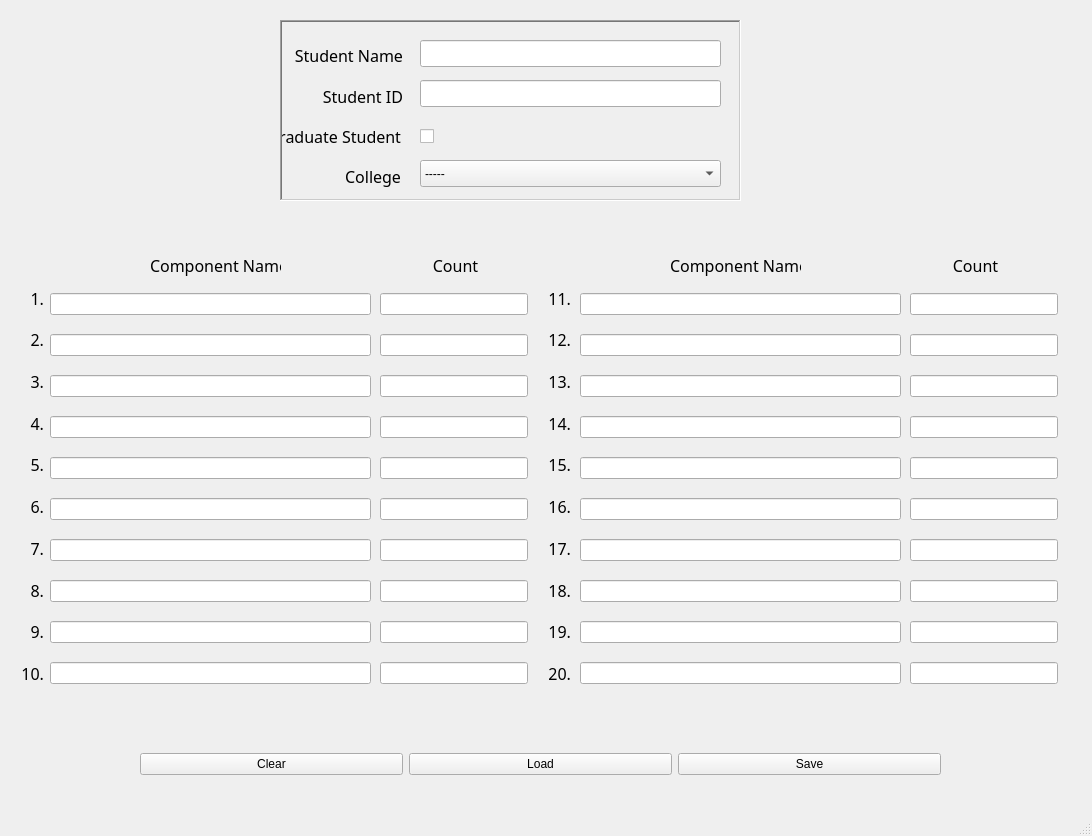
<?xml version="1.0" encoding="UTF-8"?>
<ui version="4.0">
 <class>MainWindow</class>
 <widget class="QMainWindow" name="MainWindow">
  <property name="geometry">
   <rect>
    <x>0</x>
    <y>0</y>
    <width>1092</width>
    <height>836</height>
   </rect>
  </property>
  <property name="windowTitle">
   <string>MainWindow</string>
  </property>
  <widget class="QWidget" name="centralwidget">
   <widget class="QLabel" name="lblStudentName">
    <property name="geometry">
     <rect>
      <x>290</x>
      <y>40</y>
      <width>113</width>
      <height>31</height>
     </rect>
    </property>
    <property name="font">
     <font>
      <family>CM Sans Cyrillic</family>
      <pointsize>12</pointsize>
     </font>
    </property>
    <property name="text">
     <string>Student Name</string>
    </property>
    <property name="scaledContents">
     <bool>false</bool>
    </property>
    <property name="alignment">
     <set>Qt::AlignRight|Qt::AlignTrailing|Qt::AlignVCenter</set>
    </property>
   </widget>
   <widget class="QLabel" name="lblGraduate">
    <property name="geometry">
     <rect>
      <x>280</x>
      <y>120</y>
      <width>121</width>
      <height>33</height>
     </rect>
    </property>
    <property name="font">
     <font>
      <family>CM Sans Cyrillic</family>
      <pointsize>12</pointsize>
     </font>
    </property>
    <property name="text">
     <string>Graduate Student</string>
    </property>
    <property name="scaledContents">
     <bool>false</bool>
    </property>
    <property name="alignment">
     <set>Qt::AlignRight|Qt::AlignTrailing|Qt::AlignVCenter</set>
    </property>
   </widget>
   <widget class="QLabel" name="lblStudentID">
    <property name="geometry">
     <rect>
      <x>290</x>
      <y>80</y>
      <width>113</width>
      <height>33</height>
     </rect>
    </property>
    <property name="font">
     <font>
      <family>CM Sans Cyrillic</family>
      <pointsize>12</pointsize>
     </font>
    </property>
    <property name="text">
     <string>Student ID</string>
    </property>
    <property name="scaledContents">
     <bool>false</bool>
    </property>
    <property name="alignment">
     <set>Qt::AlignRight|Qt::AlignTrailing|Qt::AlignVCenter</set>
    </property>
   </widget>
   <widget class="QLabel" name="lblCollege">
    <property name="geometry">
     <rect>
      <x>280</x>
      <y>160</y>
      <width>121</width>
      <height>33</height>
     </rect>
    </property>
    <property name="font">
     <font>
      <family>CM Sans Cyrillic</family>
      <pointsize>12</pointsize>
     </font>
    </property>
    <property name="text">
     <string>College</string>
    </property>
    <property name="scaledContents">
     <bool>false</bool>
    </property>
    <property name="alignment">
     <set>Qt::AlignRight|Qt::AlignTrailing|Qt::AlignVCenter</set>
    </property>
   </widget>
   <widget class="QFrame" name="frmDemographics">
    <property name="geometry">
     <rect>
      <x>280</x>
      <y>20</y>
      <width>461</width>
      <height>181</height>
     </rect>
    </property>
    <property name="frameShape">
     <enum>QFrame::WinPanel</enum>
    </property>
    <property name="frameShadow">
     <enum>QFrame::Sunken</enum>
    </property>
   </widget>
   <widget class="QLineEdit" name="txtStudentName">
    <property name="geometry">
     <rect>
      <x>420</x>
      <y>40</y>
      <width>301</width>
      <height>27</height>
     </rect>
    </property>
   </widget>
   <widget class="QLineEdit" name="txtStudentID">
    <property name="geometry">
     <rect>
      <x>420</x>
      <y>80</y>
      <width>301</width>
      <height>27</height>
     </rect>
    </property>
   </widget>
   <widget class="QCheckBox" name="chkGraduate">
    <property name="geometry">
     <rect>
      <x>420</x>
      <y>121</y>
      <width>93</width>
      <height>31</height>
     </rect>
    </property>
    <property name="text">
     <string/>
    </property>
   </widget>
   <widget class="QComboBox" name="cboCollege">
    <property name="geometry">
     <rect>
      <x>420</x>
      <y>160</y>
      <width>301</width>
      <height>27</height>
     </rect>
    </property>
    <property name="currentIndex">
     <number>0</number>
    </property>
    <item>
     <property name="text">
      <string>-----</string>
     </property>
    </item>
    <item>
     <property name="text">
      <string>Aerospace Engineering</string>
     </property>
    </item>
    <item>
     <property name="text">
      <string>Civil Engineering</string>
     </property>
    </item>
    <item>
     <property name="text">
      <string>Computer Engineering</string>
     </property>
    </item>
    <item>
     <property name="text">
      <string>Electrical Engineering</string>
     </property>
    </item>
    <item>
     <property name="text">
      <string>Industrial Engineering</string>
     </property>
    </item>
    <item>
     <property name="text">
      <string>Mechanical Engineering</string>
     </property>
    </item>
   </widget>
   <widget class="QLabel" name="lblComponentName">
    <property name="geometry">
     <rect>
      <x>150</x>
      <y>250</y>
      <width>131</width>
      <height>31</height>
     </rect>
    </property>
    <property name="font">
     <font>
      <family>CM Sans Cyrillic</family>
      <pointsize>12</pointsize>
     </font>
    </property>
    <property name="text">
     <string>Component Name</string>
    </property>
    <property name="scaledContents">
     <bool>false</bool>
    </property>
    <property name="alignment">
     <set>Qt::AlignLeading|Qt::AlignLeft|Qt::AlignVCenter</set>
    </property>
   </widget>
   <widget class="QLabel" name="lblCount">
    <property name="geometry">
     <rect>
      <x>390</x>
      <y>250</y>
      <width>131</width>
      <height>31</height>
     </rect>
    </property>
    <property name="font">
     <font>
      <family>CM Sans Cyrillic</family>
      <pointsize>12</pointsize>
     </font>
    </property>
    <property name="text">
     <string>Count</string>
    </property>
    <property name="scaledContents">
     <bool>false</bool>
    </property>
    <property name="alignment">
     <set>Qt::AlignCenter</set>
    </property>
   </widget>
   <widget class="QLabel" name="lblCount_2">
    <property name="geometry">
     <rect>
      <x>910</x>
      <y>250</y>
      <width>131</width>
      <height>31</height>
     </rect>
    </property>
    <property name="font">
     <font>
      <family>CM Sans Cyrillic</family>
      <pointsize>12</pointsize>
     </font>
    </property>
    <property name="text">
     <string>Count</string>
    </property>
    <property name="scaledContents">
     <bool>false</bool>
    </property>
    <property name="alignment">
     <set>Qt::AlignCenter</set>
    </property>
   </widget>
   <widget class="QLabel" name="lblComponentName_2">
    <property name="geometry">
     <rect>
      <x>670</x>
      <y>250</y>
      <width>131</width>
      <height>31</height>
     </rect>
    </property>
    <property name="font">
     <font>
      <family>CM Sans Cyrillic</family>
      <pointsize>12</pointsize>
     </font>
    </property>
    <property name="text">
     <string>Component Name</string>
    </property>
    <property name="scaledContents">
     <bool>false</bool>
    </property>
    <property name="alignment">
     <set>Qt::AlignLeading|Qt::AlignLeft|Qt::AlignVCenter</set>
    </property>
   </widget>
   <widget class="QWidget" name="layoutWidget">
    <property name="geometry">
     <rect>
      <x>530</x>
      <y>280</y>
      <width>41</width>
      <height>411</height>
     </rect>
    </property>
    <layout class="QVBoxLayout" name="verticalLayout_6">
     <item>
      <widget class="QLabel" name="lblIndex_11">
       <property name="font">
        <font>
         <family>CM Sans Cyrillic</family>
         <pointsize>12</pointsize>
        </font>
       </property>
       <property name="text">
        <string>11.</string>
       </property>
       <property name="scaledContents">
        <bool>false</bool>
       </property>
       <property name="alignment">
        <set>Qt::AlignRight|Qt::AlignTrailing|Qt::AlignVCenter</set>
       </property>
      </widget>
     </item>
     <item>
      <widget class="QLabel" name="lblIndex_12">
       <property name="font">
        <font>
         <family>CM Sans Cyrillic</family>
         <pointsize>12</pointsize>
        </font>
       </property>
       <property name="text">
        <string>12.</string>
       </property>
       <property name="scaledContents">
        <bool>false</bool>
       </property>
       <property name="alignment">
        <set>Qt::AlignRight|Qt::AlignTrailing|Qt::AlignVCenter</set>
       </property>
      </widget>
     </item>
     <item>
      <widget class="QLabel" name="lblIndex_13">
       <property name="font">
        <font>
         <family>CM Sans Cyrillic</family>
         <pointsize>12</pointsize>
        </font>
       </property>
       <property name="text">
        <string>13.</string>
       </property>
       <property name="scaledContents">
        <bool>false</bool>
       </property>
       <property name="alignment">
        <set>Qt::AlignRight|Qt::AlignTrailing|Qt::AlignVCenter</set>
       </property>
      </widget>
     </item>
     <item>
      <widget class="QLabel" name="lblIndex_14">
       <property name="font">
        <font>
         <family>CM Sans Cyrillic</family>
         <pointsize>12</pointsize>
        </font>
       </property>
       <property name="text">
        <string>14.</string>
       </property>
       <property name="scaledContents">
        <bool>false</bool>
       </property>
       <property name="alignment">
        <set>Qt::AlignRight|Qt::AlignTrailing|Qt::AlignVCenter</set>
       </property>
      </widget>
     </item>
     <item>
      <widget class="QLabel" name="lblIndex_15">
       <property name="font">
        <font>
         <family>CM Sans Cyrillic</family>
         <pointsize>12</pointsize>
        </font>
       </property>
       <property name="text">
        <string>15.</string>
       </property>
       <property name="scaledContents">
        <bool>false</bool>
       </property>
       <property name="alignment">
        <set>Qt::AlignRight|Qt::AlignTrailing|Qt::AlignVCenter</set>
       </property>
      </widget>
     </item>
     <item>
      <widget class="QLabel" name="lblIndex_16">
       <property name="font">
        <font>
         <family>CM Sans Cyrillic</family>
         <pointsize>12</pointsize>
        </font>
       </property>
       <property name="text">
        <string>16.</string>
       </property>
       <property name="scaledContents">
        <bool>false</bool>
       </property>
       <property name="alignment">
        <set>Qt::AlignRight|Qt::AlignTrailing|Qt::AlignVCenter</set>
       </property>
      </widget>
     </item>
     <item>
      <widget class="QLabel" name="lblIndex_17">
       <property name="font">
        <font>
         <family>CM Sans Cyrillic</family>
         <pointsize>12</pointsize>
        </font>
       </property>
       <property name="text">
        <string>17.</string>
       </property>
       <property name="scaledContents">
        <bool>false</bool>
       </property>
       <property name="alignment">
        <set>Qt::AlignRight|Qt::AlignTrailing|Qt::AlignVCenter</set>
       </property>
      </widget>
     </item>
     <item>
      <widget class="QLabel" name="lblIndex_18">
       <property name="font">
        <font>
         <family>CM Sans Cyrillic</family>
         <pointsize>12</pointsize>
        </font>
       </property>
       <property name="text">
        <string>18.</string>
       </property>
       <property name="scaledContents">
        <bool>false</bool>
       </property>
       <property name="alignment">
        <set>Qt::AlignRight|Qt::AlignTrailing|Qt::AlignVCenter</set>
       </property>
      </widget>
     </item>
     <item>
      <widget class="QLabel" name="lblIndex_19">
       <property name="font">
        <font>
         <family>CM Sans Cyrillic</family>
         <pointsize>12</pointsize>
        </font>
       </property>
       <property name="text">
        <string>19.</string>
       </property>
       <property name="scaledContents">
        <bool>false</bool>
       </property>
       <property name="alignment">
        <set>Qt::AlignRight|Qt::AlignTrailing|Qt::AlignVCenter</set>
       </property>
      </widget>
     </item>
     <item>
      <widget class="QLabel" name="lblIndex_20">
       <property name="font">
        <font>
         <family>CM Sans Cyrillic</family>
         <pointsize>12</pointsize>
        </font>
       </property>
       <property name="text">
        <string>20.</string>
       </property>
       <property name="scaledContents">
        <bool>false</bool>
       </property>
       <property name="alignment">
        <set>Qt::AlignRight|Qt::AlignTrailing|Qt::AlignVCenter</set>
       </property>
      </widget>
     </item>
    </layout>
   </widget>
   <widget class="QWidget" name="layoutWidget">
    <property name="geometry">
     <rect>
      <x>3</x>
      <y>280</y>
      <width>41</width>
      <height>411</height>
     </rect>
    </property>
    <layout class="QVBoxLayout" name="verticalLayout_5">
     <item>
      <widget class="QLabel" name="lblIndex">
       <property name="font">
        <font>
         <family>CM Sans Cyrillic</family>
         <pointsize>12</pointsize>
        </font>
       </property>
       <property name="text">
        <string>1.</string>
       </property>
       <property name="scaledContents">
        <bool>false</bool>
       </property>
       <property name="alignment">
        <set>Qt::AlignRight|Qt::AlignTrailing|Qt::AlignVCenter</set>
       </property>
      </widget>
     </item>
     <item>
      <widget class="QLabel" name="lblIndex_2">
       <property name="font">
        <font>
         <family>CM Sans Cyrillic</family>
         <pointsize>12</pointsize>
        </font>
       </property>
       <property name="text">
        <string>2.</string>
       </property>
       <property name="scaledContents">
        <bool>false</bool>
       </property>
       <property name="alignment">
        <set>Qt::AlignRight|Qt::AlignTrailing|Qt::AlignVCenter</set>
       </property>
      </widget>
     </item>
     <item>
      <widget class="QLabel" name="lblIndex_3">
       <property name="font">
        <font>
         <family>CM Sans Cyrillic</family>
         <pointsize>12</pointsize>
        </font>
       </property>
       <property name="text">
        <string>3.</string>
       </property>
       <property name="scaledContents">
        <bool>false</bool>
       </property>
       <property name="alignment">
        <set>Qt::AlignRight|Qt::AlignTrailing|Qt::AlignVCenter</set>
       </property>
      </widget>
     </item>
     <item>
      <widget class="QLabel" name="lblIndex_4">
       <property name="font">
        <font>
         <family>CM Sans Cyrillic</family>
         <pointsize>12</pointsize>
        </font>
       </property>
       <property name="text">
        <string>4.</string>
       </property>
       <property name="scaledContents">
        <bool>false</bool>
       </property>
       <property name="alignment">
        <set>Qt::AlignRight|Qt::AlignTrailing|Qt::AlignVCenter</set>
       </property>
      </widget>
     </item>
     <item>
      <widget class="QLabel" name="lblIndex_5">
       <property name="font">
        <font>
         <family>CM Sans Cyrillic</family>
         <pointsize>12</pointsize>
        </font>
       </property>
       <property name="text">
        <string>5.</string>
       </property>
       <property name="scaledContents">
        <bool>false</bool>
       </property>
       <property name="alignment">
        <set>Qt::AlignRight|Qt::AlignTrailing|Qt::AlignVCenter</set>
       </property>
      </widget>
     </item>
     <item>
      <widget class="QLabel" name="lblIndex_6">
       <property name="font">
        <font>
         <family>CM Sans Cyrillic</family>
         <pointsize>12</pointsize>
        </font>
       </property>
       <property name="text">
        <string>6.</string>
       </property>
       <property name="scaledContents">
        <bool>false</bool>
       </property>
       <property name="alignment">
        <set>Qt::AlignRight|Qt::AlignTrailing|Qt::AlignVCenter</set>
       </property>
      </widget>
     </item>
     <item>
      <widget class="QLabel" name="lblIndex_7">
       <property name="font">
        <font>
         <family>CM Sans Cyrillic</family>
         <pointsize>12</pointsize>
        </font>
       </property>
       <property name="text">
        <string>7.</string>
       </property>
       <property name="scaledContents">
        <bool>false</bool>
       </property>
       <property name="alignment">
        <set>Qt::AlignRight|Qt::AlignTrailing|Qt::AlignVCenter</set>
       </property>
      </widget>
     </item>
     <item>
      <widget class="QLabel" name="lblIndex_8">
       <property name="font">
        <font>
         <family>CM Sans Cyrillic</family>
         <pointsize>12</pointsize>
        </font>
       </property>
       <property name="text">
        <string>8.</string>
       </property>
       <property name="scaledContents">
        <bool>false</bool>
       </property>
       <property name="alignment">
        <set>Qt::AlignRight|Qt::AlignTrailing|Qt::AlignVCenter</set>
       </property>
      </widget>
     </item>
     <item>
      <widget class="QLabel" name="lblIndex_9">
       <property name="font">
        <font>
         <family>CM Sans Cyrillic</family>
         <pointsize>12</pointsize>
        </font>
       </property>
       <property name="text">
        <string>9.</string>
       </property>
       <property name="scaledContents">
        <bool>false</bool>
       </property>
       <property name="alignment">
        <set>Qt::AlignRight|Qt::AlignTrailing|Qt::AlignVCenter</set>
       </property>
      </widget>
     </item>
     <item>
      <widget class="QLabel" name="lblIndex_10">
       <property name="font">
        <font>
         <family>CM Sans Cyrillic</family>
         <pointsize>12</pointsize>
        </font>
       </property>
       <property name="text">
        <string>10.</string>
       </property>
       <property name="scaledContents">
        <bool>false</bool>
       </property>
       <property name="alignment">
        <set>Qt::AlignRight|Qt::AlignTrailing|Qt::AlignVCenter</set>
       </property>
      </widget>
     </item>
    </layout>
   </widget>
   <widget class="QWidget" name="layoutWidget">
    <property name="geometry">
     <rect>
      <x>910</x>
      <y>280</y>
      <width>148</width>
      <height>421</height>
     </rect>
    </property>
    <layout class="QVBoxLayout" name="verticalLayout_4">
     <item>
      <widget class="QLineEdit" name="txtComponentCount_11">
       <property name="alignment">
        <set>Qt::AlignRight|Qt::AlignTrailing|Qt::AlignVCenter</set>
       </property>
      </widget>
     </item>
     <item>
      <widget class="QLineEdit" name="txtComponentCount_12">
       <property name="alignment">
        <set>Qt::AlignRight|Qt::AlignTrailing|Qt::AlignVCenter</set>
       </property>
      </widget>
     </item>
     <item>
      <widget class="QLineEdit" name="txtComponentCount_13">
       <property name="alignment">
        <set>Qt::AlignRight|Qt::AlignTrailing|Qt::AlignVCenter</set>
       </property>
      </widget>
     </item>
     <item>
      <widget class="QLineEdit" name="txtComponentCount_14">
       <property name="alignment">
        <set>Qt::AlignRight|Qt::AlignTrailing|Qt::AlignVCenter</set>
       </property>
      </widget>
     </item>
     <item>
      <widget class="QLineEdit" name="txtComponentCount_15">
       <property name="alignment">
        <set>Qt::AlignRight|Qt::AlignTrailing|Qt::AlignVCenter</set>
       </property>
      </widget>
     </item>
     <item>
      <widget class="QLineEdit" name="txtComponentCount_16">
       <property name="alignment">
        <set>Qt::AlignRight|Qt::AlignTrailing|Qt::AlignVCenter</set>
       </property>
      </widget>
     </item>
     <item>
      <widget class="QLineEdit" name="txtComponentCount_17">
       <property name="alignment">
        <set>Qt::AlignRight|Qt::AlignTrailing|Qt::AlignVCenter</set>
       </property>
      </widget>
     </item>
     <item>
      <widget class="QLineEdit" name="txtComponentCount_18">
       <property name="alignment">
        <set>Qt::AlignRight|Qt::AlignTrailing|Qt::AlignVCenter</set>
       </property>
      </widget>
     </item>
     <item>
      <widget class="QLineEdit" name="txtComponentCount_19">
       <property name="alignment">
        <set>Qt::AlignRight|Qt::AlignTrailing|Qt::AlignVCenter</set>
       </property>
      </widget>
     </item>
     <item>
      <widget class="QLineEdit" name="txtComponentCount_20">
       <property name="alignment">
        <set>Qt::AlignRight|Qt::AlignTrailing|Qt::AlignVCenter</set>
       </property>
      </widget>
     </item>
    </layout>
   </widget>
   <widget class="QWidget" name="layoutWidget">
    <property name="geometry">
     <rect>
      <x>580</x>
      <y>280</y>
      <width>321</width>
      <height>421</height>
     </rect>
    </property>
    <layout class="QVBoxLayout" name="verticalLayout_3">
     <item>
      <widget class="QLineEdit" name="txtComponentName_11">
       <property name="alignment">
        <set>Qt::AlignCenter</set>
       </property>
      </widget>
     </item>
     <item>
      <widget class="QLineEdit" name="txtComponentName_12">
       <property name="alignment">
        <set>Qt::AlignCenter</set>
       </property>
      </widget>
     </item>
     <item>
      <widget class="QLineEdit" name="txtComponentName_13">
       <property name="alignment">
        <set>Qt::AlignCenter</set>
       </property>
      </widget>
     </item>
     <item>
      <widget class="QLineEdit" name="txtComponentName_14">
       <property name="alignment">
        <set>Qt::AlignCenter</set>
       </property>
      </widget>
     </item>
     <item>
      <widget class="QLineEdit" name="txtComponentName_15">
       <property name="alignment">
        <set>Qt::AlignCenter</set>
       </property>
      </widget>
     </item>
     <item>
      <widget class="QLineEdit" name="txtComponentName_16">
       <property name="alignment">
        <set>Qt::AlignCenter</set>
       </property>
      </widget>
     </item>
     <item>
      <widget class="QLineEdit" name="txtComponentName_17">
       <property name="alignment">
        <set>Qt::AlignCenter</set>
       </property>
      </widget>
     </item>
     <item>
      <widget class="QLineEdit" name="txtComponentName_18">
       <property name="alignment">
        <set>Qt::AlignCenter</set>
       </property>
      </widget>
     </item>
     <item>
      <widget class="QLineEdit" name="txtComponentName_19">
       <property name="alignment">
        <set>Qt::AlignCenter</set>
       </property>
      </widget>
     </item>
     <item>
      <widget class="QLineEdit" name="txtComponentName_20">
       <property name="alignment">
        <set>Qt::AlignCenter</set>
       </property>
      </widget>
     </item>
    </layout>
   </widget>
   <widget class="QWidget" name="layoutWidget">
    <property name="geometry">
     <rect>
      <x>380</x>
      <y>280</y>
      <width>148</width>
      <height>421</height>
     </rect>
    </property>
    <layout class="QVBoxLayout" name="verticalLayout_2">
     <item>
      <widget class="QLineEdit" name="txtComponentCount_1">
       <property name="alignment">
        <set>Qt::AlignRight|Qt::AlignTrailing|Qt::AlignVCenter</set>
       </property>
      </widget>
     </item>
     <item>
      <widget class="QLineEdit" name="txtComponentCount_2">
       <property name="alignment">
        <set>Qt::AlignRight|Qt::AlignTrailing|Qt::AlignVCenter</set>
       </property>
      </widget>
     </item>
     <item>
      <widget class="QLineEdit" name="txtComponentCount_3">
       <property name="alignment">
        <set>Qt::AlignRight|Qt::AlignTrailing|Qt::AlignVCenter</set>
       </property>
      </widget>
     </item>
     <item>
      <widget class="QLineEdit" name="txtComponentCount_4">
       <property name="alignment">
        <set>Qt::AlignRight|Qt::AlignTrailing|Qt::AlignVCenter</set>
       </property>
      </widget>
     </item>
     <item>
      <widget class="QLineEdit" name="txtComponentCount_5">
       <property name="alignment">
        <set>Qt::AlignRight|Qt::AlignTrailing|Qt::AlignVCenter</set>
       </property>
      </widget>
     </item>
     <item>
      <widget class="QLineEdit" name="txtComponentCount_6">
       <property name="alignment">
        <set>Qt::AlignRight|Qt::AlignTrailing|Qt::AlignVCenter</set>
       </property>
      </widget>
     </item>
     <item>
      <widget class="QLineEdit" name="txtComponentCount_7">
       <property name="alignment">
        <set>Qt::AlignRight|Qt::AlignTrailing|Qt::AlignVCenter</set>
       </property>
      </widget>
     </item>
     <item>
      <widget class="QLineEdit" name="txtComponentCount_8">
       <property name="alignment">
        <set>Qt::AlignRight|Qt::AlignTrailing|Qt::AlignVCenter</set>
       </property>
      </widget>
     </item>
     <item>
      <widget class="QLineEdit" name="txtComponentCount_9">
       <property name="alignment">
        <set>Qt::AlignRight|Qt::AlignTrailing|Qt::AlignVCenter</set>
       </property>
      </widget>
     </item>
     <item>
      <widget class="QLineEdit" name="txtComponentCount_10">
       <property name="alignment">
        <set>Qt::AlignRight|Qt::AlignTrailing|Qt::AlignVCenter</set>
       </property>
      </widget>
     </item>
    </layout>
   </widget>
   <widget class="QWidget" name="layoutWidget">
    <property name="geometry">
     <rect>
      <x>50</x>
      <y>280</y>
      <width>321</width>
      <height>421</height>
     </rect>
    </property>
    <layout class="QVBoxLayout" name="verticalLayout">
     <item>
      <widget class="QLineEdit" name="txtComponentName_1">
       <property name="alignment">
        <set>Qt::AlignCenter</set>
       </property>
      </widget>
     </item>
     <item>
      <widget class="QLineEdit" name="txtComponentName_2">
       <property name="alignment">
        <set>Qt::AlignCenter</set>
       </property>
      </widget>
     </item>
     <item>
      <widget class="QLineEdit" name="txtComponentName_3">
       <property name="alignment">
        <set>Qt::AlignCenter</set>
       </property>
      </widget>
     </item>
     <item>
      <widget class="QLineEdit" name="txtComponentName_4">
       <property name="alignment">
        <set>Qt::AlignCenter</set>
       </property>
      </widget>
     </item>
     <item>
      <widget class="QLineEdit" name="txtComponentName_5">
       <property name="alignment">
        <set>Qt::AlignCenter</set>
       </property>
      </widget>
     </item>
     <item>
      <widget class="QLineEdit" name="txtComponentName_6">
       <property name="alignment">
        <set>Qt::AlignCenter</set>
       </property>
      </widget>
     </item>
     <item>
      <widget class="QLineEdit" name="txtComponentName_7">
       <property name="alignment">
        <set>Qt::AlignCenter</set>
       </property>
      </widget>
     </item>
     <item>
      <widget class="QLineEdit" name="txtComponentName_8">
       <property name="alignment">
        <set>Qt::AlignCenter</set>
       </property>
      </widget>
     </item>
     <item>
      <widget class="QLineEdit" name="txtComponentName_9">
       <property name="alignment">
        <set>Qt::AlignCenter</set>
       </property>
      </widget>
     </item>
     <item>
      <widget class="QLineEdit" name="txtComponentName_10">
       <property name="alignment">
        <set>Qt::AlignCenter</set>
       </property>
      </widget>
     </item>
    </layout>
   </widget>
   <widget class="QWidget" name="layoutWidget">
    <property name="geometry">
     <rect>
      <x>140</x>
      <y>750</y>
      <width>801</width>
      <height>29</height>
     </rect>
    </property>
    <layout class="QGridLayout" name="gridLayout">
     <item row="0" column="0">
      <widget class="QPushButton" name="btnClear">
       <property name="text">
        <string>Clear</string>
       </property>
      </widget>
     </item>
     <item row="0" column="1">
      <widget class="QPushButton" name="btnLoad">
       <property name="text">
        <string>Load</string>
       </property>
      </widget>
     </item>
     <item row="0" column="2">
      <widget class="QPushButton" name="btnSave">
       <property name="text">
        <string>Save</string>
       </property>
      </widget>
     </item>
    </layout>
   </widget>
  </widget>
  <widget class="QMenuBar" name="menubar">
   <property name="geometry">
    <rect>
     <x>0</x>
     <y>0</y>
     <width>1092</width>
     <height>25</height>
    </rect>
   </property>
  </widget>
  <widget class="QStatusBar" name="statusbar"/>
 </widget>
 <tabstops>
  <tabstop>txtStudentName</tabstop>
  <tabstop>txtStudentID</tabstop>
  <tabstop>chkGraduate</tabstop>
  <tabstop>cboCollege</tabstop>
  <tabstop>txtComponentName_1</tabstop>
  <tabstop>txtComponentCount_1</tabstop>
  <tabstop>txtComponentName_2</tabstop>
  <tabstop>txtComponentCount_2</tabstop>
  <tabstop>txtComponentName_3</tabstop>
  <tabstop>txtComponentCount_3</tabstop>
  <tabstop>txtComponentName_4</tabstop>
  <tabstop>txtComponentCount_4</tabstop>
  <tabstop>txtComponentName_5</tabstop>
  <tabstop>txtComponentCount_5</tabstop>
  <tabstop>txtComponentName_6</tabstop>
  <tabstop>txtComponentCount_6</tabstop>
  <tabstop>txtComponentName_7</tabstop>
  <tabstop>txtComponentCount_7</tabstop>
  <tabstop>txtComponentName_8</tabstop>
  <tabstop>txtComponentCount_8</tabstop>
  <tabstop>txtComponentName_9</tabstop>
  <tabstop>txtComponentCount_9</tabstop>
  <tabstop>txtComponentName_10</tabstop>
  <tabstop>txtComponentCount_10</tabstop>
  <tabstop>txtComponentName_11</tabstop>
  <tabstop>txtComponentCount_11</tabstop>
  <tabstop>txtComponentName_12</tabstop>
  <tabstop>txtComponentCount_12</tabstop>
  <tabstop>txtComponentName_13</tabstop>
  <tabstop>txtComponentCount_13</tabstop>
  <tabstop>txtComponentName_14</tabstop>
  <tabstop>txtComponentCount_14</tabstop>
  <tabstop>txtComponentName_15</tabstop>
  <tabstop>txtComponentCount_15</tabstop>
  <tabstop>txtComponentName_16</tabstop>
  <tabstop>txtComponentCount_16</tabstop>
  <tabstop>txtComponentName_17</tabstop>
  <tabstop>txtComponentCount_17</tabstop>
  <tabstop>txtComponentName_18</tabstop>
  <tabstop>txtComponentCount_18</tabstop>
  <tabstop>txtComponentName_19</tabstop>
  <tabstop>txtComponentCount_19</tabstop>
  <tabstop>txtComponentName_20</tabstop>
  <tabstop>txtComponentCount_20</tabstop>
  <tabstop>btnSave</tabstop>
  <tabstop>btnLoad</tabstop>
  <tabstop>btnClear</tabstop>
 </tabstops>
 <resources/>
 <connections/>
</ui>
